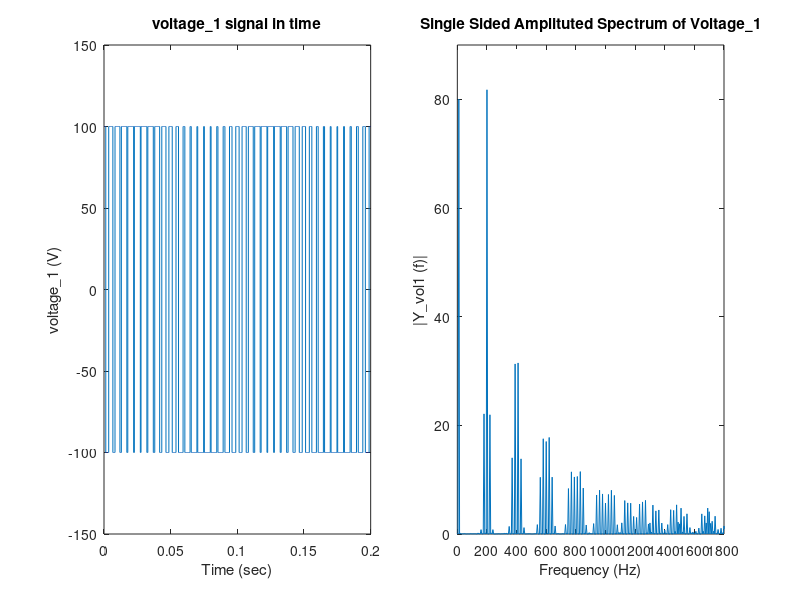

MATLAB code for this plot: (Note: this script raises an error after producing the figure.)
clc;
clear;
close all;

%% Question 2

% Loading the needed variables
load("time.mat","time")
load("voltage1.mat","voltage1")
load("voltage2.mat","voltage2")
load("voltage3.mat","voltage3")
load("current.mat","current")

% FFT needed variables
NFFT = 20000;
L = length(time);
Fs = 10^5;

% Fourier Transform
f= Fs/2*linspace(0,1,NFFT/2+1);

% Calculating the fourier of each signal
Y_vol1 = fft(voltage1,NFFT)/L;
Y_vol2 = fft(voltage2,NFFT)/L;
Y_vol3 = fft(voltage3,NFFT)/L;
Y_curr = fft(current,NFFT)/L;


%% Question 3

% Exctracting half of the signal
Y_vol1_h = 2*abs(Y_vol1(1:NFFT/2+1));
Y_vol2_h = 2*abs(Y_vol2(1:NFFT/2+1));
Y_vol3_h = 2*abs(Y_vol3(1:NFFT/2+1));
Y_curr_h = 2*abs(Y_curr(1:NFFT/2+1));
 
%%%%%%%%%%%%%%%%%%%%%%%%%%%%%%%%%%%%%%%%%%%%%%%%%%%%%%%%%%%%%%%%%%%%%%%%%%%%%%%%%%%%%%%%%%%%%%%%%%%%%%%%%%%%%%%%%%%%
% Plotting Voltage_1 in time and in Frequency spectrum
f1 = figure('Renderer', 'painters','Name','Voltage_1','NumberTitle','off', 'Position', [10 1400 2000 500]);

% Plotting the current signal in time
subplot(1,2,1);
plt_volt1_T = plot(time, voltage1);
xlabel('Time (sec)');
ylabel('voltage\_1 (V)');
title('voltage\_1 signal in time')
axis([0, 0.2, -150, 150])

% Plotting the single sided spec tral content of current 
subplot(1,2,2);
plt_volt1_F = plot(f,Y_vol1_h);
axis([0 1800 0 90 ])
xticks(0:200:1800);
xlabel('Frequency (Hz)');
ylabel('|Y\_vol1 (f)|');
title('Single Sided Amplituted Spectrum of Voltage\_1')

% Data tips
target_value = 10;
indx = find(f<=target_value, 1, 'last');
dt_volt1_t = datatip(plt_volt1_F, target_value, Y_vol1_h(indx));
dt_volt1_t.Location = 'southwest';
target_value = 200;
indx = find(f<=target_value, 1, 'last');
dt_volt1_F = datatip(plt_volt1_F, target_value, Y_vol1_h(indx));
dt_volt1_F.Location = 'southeast';

% Saving the figure
print -depsc Q3_voltage1
%%%%%%%%%%%%%%%%%%%%%%%%%%%%%%%%%%%%%%%%%%%%%%%%%%%%%%%%%%%%%%%%%%%%%%%%%%%%%%%%%%%%%%%%%%%%%%%%%%%%%%%%%%%%%%%%%%%%
 
 
%%%%%%%%%%%%%%%%%%%%%%%%%%%%%%%%%%%%%%%%%%%%%%%%%%%%%%%%%%%%%%%%%%%%%%%%%%%%%%%%%%%%%%%%%%%%%%%%%%%%%%%%%%%%%%%%%%%%
% Plotting Voltage_2 in time and in Frequency spectrum
f2 = figure('Renderer', 'painters','Name','Voltage_2','NumberTitle','off', 'Position',[10 740 2000 500]);

% Plotting the current signal in time
subplot(1,2,1);
plt_volt2_T = plot(time, voltage2);
xlabel('Time (sec)');
ylabel('voltage\_2 (V)');
title('Voltage\_2 signal in time')
axis([0 , 0.2, -150, 150])

% Plotting the single sided spec tral content of current 
subplot(1,2,2);
plt_volt2_F = plot(f,Y_vol2_h);
axis([0 1000 0 90 ])
xticks(0:200:1000);
xlabel('Frequency (Hz)');
ylabel('|Y\_vol2 (f)|');
title('Single Sided Amplituted Spectrum of Voltage\_2')

% Data tips
target_value = 10;
indx = find(f<=target_value, 1, 'last');
dt_volt2_F = datatip(plt_volt2_F, target_value, Y_vol2_h(indx));
dt_volt2_F.Location = 'southeast';
target_value = 200;
indx = find(f<=target_value, 1, 'last');
dt_volt2_F = datatip(plt_volt2_F, target_value, Y_vol2_h(indx));
dt_volt2_F.Location = 'northeast';

% Saving the figure
print -depsc Q3_voltage2
%%%%%%%%%%%%%%%%%%%%%%%%%%%%%%%%%%%%%%%%%%%%%%%%%%%%%%%%%%%%%%%%%%%%%%%%%%%%%%%%%%%%%%%%%%%%%%%%%%%%%%%%%%%%%%%%%%%%


%%%%%%%%%%%%%%%%%%%%%%%%%%%%%%%%%%%%%%%%%%%%%%%%%%%%%%%%%%%%%%%%%%%%%%%%%%%%%%%%%%%%%%%%%%%%%%%%%%%%%%%%%%%%%%%%%%%%
% Plotting Voltage_3 in time and in Frequency spectrum
f3 = figure('Renderer', 'painters','Name','Voltage_3','NumberTitle','off', 'Position', [10 143 2000 500]);

% Plotting the current signal in time
subplot(1,2,1);
plt_volt3_T = plot(time, voltage3);
xlabel('Time (sec)');
ylabel('voltage\_3 (V)');
title('Voltage\_3 signal in time')
axis([0 , 0.2, -110, 110])

% Plotting the single sided spec tral content of current 
subplot(1,2,2);
plt_volt3_F = plot(f,Y_vol3_h);
axis([0 1000 0 90 ])
xticks(0:200:1000);
xlabel('Frequency (Hz)');
ylabel('|Y\_vol3 (f)|');
title('Single Sided Amplituted Spectrum of Voltage\_3')
% Data tips
target_value = 10;
indx = find(f<=target_value, 1, 'last');
dt_volt3_F = datatip(plt_volt3_F, target_value, Y_vol3_h(indx));
dt_volt3_F.Location = 'southeast';

% Saving the figure
print -depsc Q3_voltage3
%%%%%%%%%%%%%%%%%%%%%%%%%%%%%%%%%%%%%%%%%%%%%%%%%%%%%%%%%%%%%%%%%%%%%%%%%%%%%%%%%%%%%%%%%%%%%%%%%%%%%%%%%%%%%%%%%%%%


%%%%%%%%%%%%%%%%%%%%%%%%%%%%%%%%%%%%%%%%%%%%%%%%%%%%%%%%%%%%%%%%%%%%%%%%%%%%%%%%%%%%%%%%%%%%%%%%%%%%%%%%%%%%%%%%%%%%
% Plotting Current in time and in Frequency spectrum
f4 = figure('Renderer', 'painters','Name','Current','NumberTitle','off', 'Position', [10 10 1300 600]);

% Plotting the current signal in time
subplot(1,2,1);
plt_curr_T = plot(time, current);
xlabel('Time (sec)');
ylabel('Current (t)');
title('Current signal in time')

% Plotting the single sided spectral content of current 
subplot(1,2,2);
plt_curr_F = plot(f,Y_curr_h);
xlim([0 1000])
xlabel('Frequency (Hz)');
ylabel('|Y\_curr  (f)|');
title('Single Sided Amplituted Spectrum of Current')
% Data tips
target_value = 10;
indx = find(f<=target_value, 1, 'last');
dt_curr_t = datatip(plt_curr_F, target_value, Y_curr_h(indx));
dt_curr_t.Location = 'northeast';

% Saving the figure
print -depsc Q3_current
%%%%%%%%%%%%%%%%%%%%%%%%%%%%%%%%%%%%%%%%%%%%%%%%%%%%%%%%%%%%%%%%%%%%%%%%%%%%%%%%%%%%%%%%%%%%%%%%%%%%%%%%%%%%%%%%%%%%


%% Question 4

%..................................THD.....................................
% Extracting the fundamental harmonic index
nominal_frequency = 10;
fundamental_harmonic_indx = find(f == nominal_frequency);

% Current
fundamental_amplitude_curr = Y_curr_h(fundamental_harmonic_indx);
curr_rms = fundamental_amplitude_curr/sqrt(2);
harmonic_pw = sum((Y_curr_h / sqrt(2)).^2) - (curr_rms)^2;
THD_curr = 100 * sqrt(harmonic_pw) / curr_rms;

% voltage_1
fundamental_amplitude_vol1 = Y_vol1_h(fundamental_harmonic_indx);
volt1_rms = fundamental_amplitude_vol1/sqrt(2);
harmonic_pw = sum((Y_vol1_h / sqrt(2)).^2) - (volt1_rms)^2;
THD_vol1 = 100 * sqrt(harmonic_pw) / volt1_rms;

% voltage_2
fundamental_amplitude_vol2 = Y_vol2_h(fundamental_harmonic_indx);
volt2_rms = fundamental_amplitude_vol2/sqrt(2);
harmonic_pw = sum((Y_vol2_h / sqrt(2)).^2) - (volt2_rms)^2;
THD_vol2 = 100 * sqrt(harmonic_pw) / volt2_rms;

% voltage_3
fundamental_amplitude_vol3 = Y_vol3_h(fundamental_harmonic_indx);
volt3_rms = fundamental_amplitude_vol3/sqrt(2);
harmonic_pw = sum((Y_vol3_h / sqrt(2)).^2) - (volt3_rms)^2;
THD_vol3 = 100 * sqrt(harmonic_pw) / volt3_rms;


% ..................................DPF....................................
% Calculating the angle of the fundamental harmonic of each signal
angl_curr = angle(Y_curr(fundamental_harmonic_indx));
angl_vol1 = angle(Y_vol1(fundamental_harmonic_indx));
angl_vol2 = angle(Y_vol2(fundamental_harmonic_indx));
angl_vol3 = angle(Y_vol3(fundamental_harmonic_indx));

% Calculating the DPF values
DPF_1 = cos(angl_vol1 - angl_curr);
DPF_2 = cos(angl_vol2 - angl_curr);
DPF_3 = cos(angl_vol3 - angl_curr);


%..............................Instanteneous Power.........................
% Calculating the rms values p(t)=v(t)*i(t)
IP1 = voltage1 .* current;
IP2 = voltage2 .* current;
IP3 = voltage3 .* current;


%%%%%%%%%%%%%%%%%%%%%%%%%%%%%%%%%%%%%%%%%%%%%%%%%%%%%%%%%%%%%%%%%%%%%%%%%%%%%%%%%%%%%%%%%%%%%%%%%%%%%%%%%%%%%%%%%%%%
f5 = figure('Renderer', 'painters','Name','Instanteneous power','NumberTitle','off', 'Position', [10 10 1300 600]);

% Plotting the instantaneous power for voltage_1
subplot(3,1,1)
plot(time,IP1)
title('instantaneous power for voltage\_1')
xlabel('Time (sec)')
ylabel('Power (Watt)')

% Plotting the instantaneous power for voltage_2
subplot(3,1,2)
plot(time,IP2)
title('instantaneous power for voltage\_2')
xlabel('Time (sec)')
ylabel('Power (Watt)')

% Plotting the instantaneous power for voltage_3
subplot(3,1,3)
plot(time,IP3)
title('instantaneous power for voltage\_3')
xlabel('Time (sec)')
ylabel('Power (Watt)')

% Saving the figure
print -depsc Q4_voltages
%%%%%%%%%%%%%%%%%%%%%%%%%%%%%%%%%%%%%%%%%%%%%%%%%%%%%%%%%%%%%%%%%%%%%%%%%%%%%%%%%%%%%%%%%%%%%%%%%%%%%%%%%%%%%%%%%%%%

%..............................Apparent Power..............................
% Calculating the rms values
V1_rms = sqrt(sum((Y_vol1_h/sqrt(2)).^2));
V2_rms = sqrt(sum((Y_vol2_h/sqrt(2)).^2));
V3_rms = sqrt(sum((Y_vol3_h/sqrt(2)).^2));
I_rms = sqrt(sum((Y_curr_h/sqrt(2)).^2));

% Calculating the S values
S1 = V1_rms * I_rms;
S2 = V2_rms * I_rms;
S3 = V3_rms * I_rms;

%...............................Active Power...............................
% Calculating the P values
P1 = sum(IP1)./L;
P2 = sum(IP2)./L;
P3 = sum(IP3)./L;

% ...................................PF....................................
% Calculating the PF values
PF1 = P1 / S1;
PF2 = P2 / S2;
PF3 = P3 / S3;


%% Question 5

% Extracting the time index of t = 0.1s (Period of signal)
t_period_indx = find(time<=0.1, 1, 'last');

% Extracting the voltage and time signals for only one Period
time_period = time(1:t_period_indx);
voltage2_period = voltage2(1:t_period_indx);

% Calculating the rms value theoreticaly 
V2_rms_theoretical = sqrt(1/length(time_period) * sum(voltage2_period.^2));



% Extracting the index of 700Hz
sample_indx = find(f==700);
 
% Calculating the rms value of Voltage2 througth the values until 700Hz
V2_rms_experimental = sqrt(sum((Y_vol2_h(1:sample_indx)/sqrt(2)).^2));;